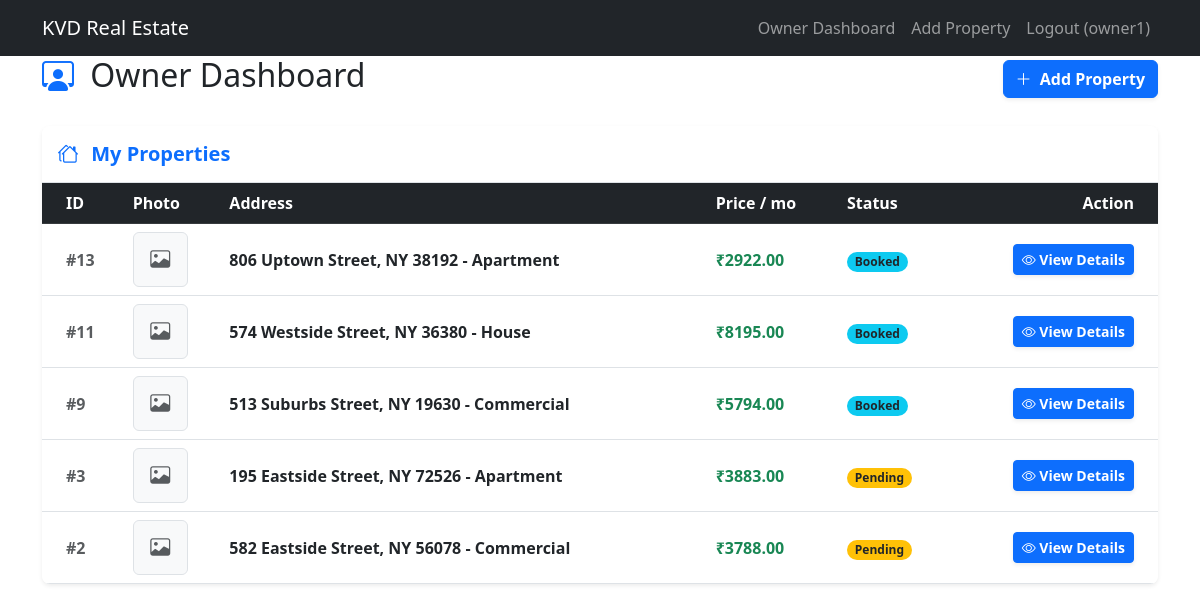
Page /dashboard/ (signed in) on the earlier database version.
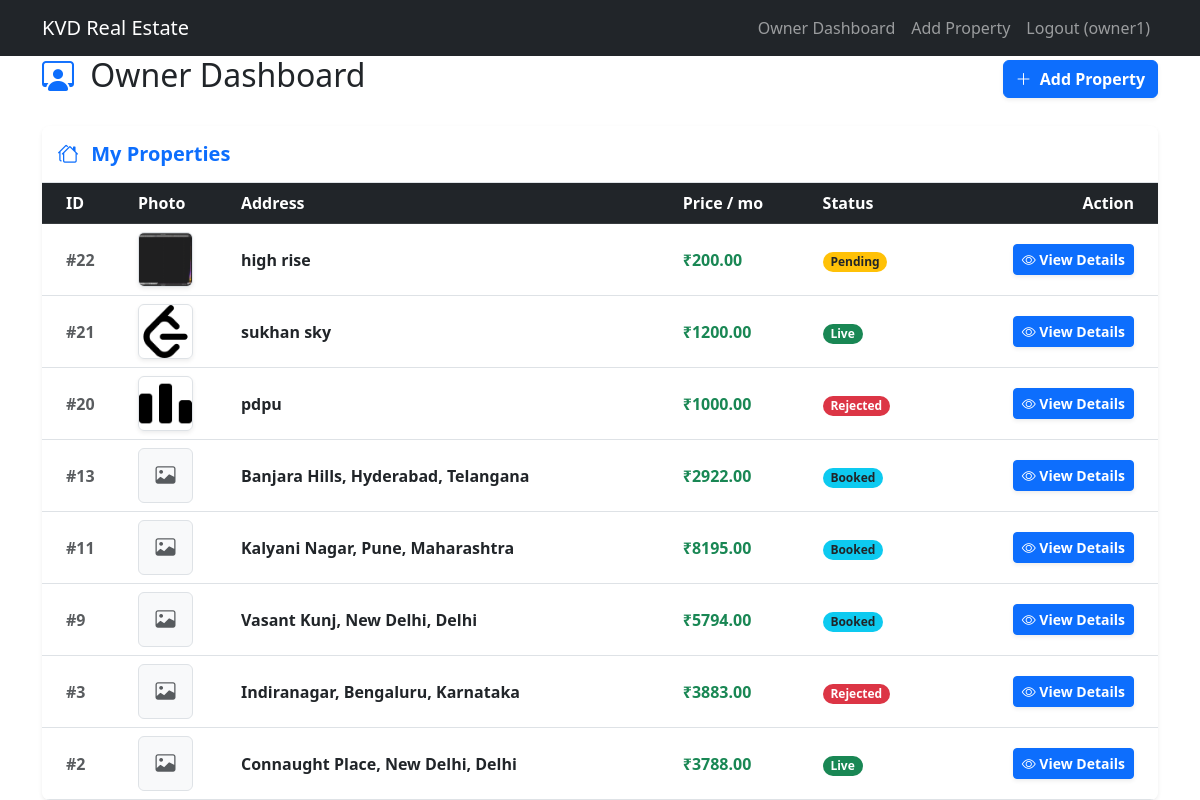
Same page on the later database version.
### real_estate_app/models.py (models this page shows, shortened)
class Property(models.Model):
    STATUS_CHOICES = (
        ('Pending', 'Pending'),
        ('Live', 'Live'),
        ('Booked', 'Booked'),
        ('Rejected', 'Rejected'),
    )
    property_id = models.AutoField(primary_key=True)
    owner = models.ForeignKey(User, on_delete=models.CASCADE, related_name='properties')
    address = models.TextField()
    latitude = models.FloatField(blank=True, null=True)
    longitude = models.FloatField(blank=True, null=True)
    price = models.DecimalField(max_digits=10, decimal_places=2)
    photo = models.ImageField(upload_to='property_photos/', blank=True, null=True)
    status = models.CharField(max_length=10, choices=STATUS_CHOICES, default='Pending')

### real_estate_app/views.py (the view)
# urls.py: path('dashboard/', views.dashboard, name='dashboard'),
@login_required
def dashboard(request):
    if request.user.is_admin or request.user.is_superuser:
        properties = Property.objects.all().order_by('-property_id')
        return render(request, 'real_estate_app/admin_dashboard.html', {'properties': properties})
    elif request.user.is_owner:
        properties = Property.objects.filter(owner=request.user).order_by('-property_id')
        return render(request, 'real_estate_app/owner_dashboard.html', {'properties': properties})
    elif request.user.is_seeker:
        bookings = Booking.objects.filter(seeker=request.user)
        return render(request, 'real_estate_app/seeker_dashboard.html', {'bookings': bookings})
    else:
        return render(request, 'real_estate_app/dashboard.html')

### templates/real_estate_app/owner_dashboard.html (shortened to what this page needs)
{% extends 'base.html' %}
{% block content %}
<div class="row">
    <div class="col-12">
        <div class="d-flex justify-content-between align-items-center mb-4">
            <h2><i class="bi bi-person-workspace text-primary me-2"></i> Owner Dashboard</h2>
            <a href="{% url 'add_property' %}" class="btn btn-primary shadow-sm fw-bold"><i class="bi bi-plus-lg me-1"></i> Add Property</a>
        </div>
        <div class="card p-0 shadow-sm border-0 rounded-3 overflow-hidden">
            <div class="card-header bg-white border-bottom py-3">
                <h5 class="text-primary mb-0 fw-bold"><i class="bi bi-houses me-2"></i> My Properties</h5>
            </div>
            <div class="table-responsive">
                <table class="table table-hover align-middle mb-0">
                    <thead class="table-dark">
                        <tr>
                            <th class="ps-4">ID</th>
                            <th>Photo</th>
                            <th>Address</th>
                            <th>Price / mo</th>
                            <th>Status</th>
                            <th class="pe-4 text-end">Action</th>
                        </tr>
                    </thead>
                    <tbody class="border-top-0">
                        {% for property in properties %}
                        <tr>
                            <td class="ps-4 text-muted fw-bold">#{{ property.property_id }}</td>
                            <td>
                                {% if property.photo %}
                                <img src="{{ property.photo.url }}" alt="Property photo"
                                    style="width: 55px; height: 55px; object-fit: cover;"
                                    class="rounded border shadow-sm">
                                {% else %}
                                <div class="bg-light rounded border d-flex align-items-center justify-content-center text-muted"
                                    style="width: 55px; height: 55px;">
                                    <i class="bi bi-image fs-5"></i>
                                </div>
                                {% endif %}
                            </td>
                            <td class="fw-bold">{{ property.address }}</td>
                            <td><span class="text-success fw-bold">₹{{ property.price }}</span></td>
                            <td>
                                <span class="badge rounded-pill {% if property.status == 'Pending' %}bg-warning text-dark{% elif property.status == 'Live' %}bg-success{% elif property.status == 'Rejected' %}bg-danger{% elif property.status == 'Booked' %}bg-info text-dark{% else %}bg-secondary{% endif %}">
                                    {{ property.status }}
                                </span>
                            </td>
                            <td class="pe-4 text-end">
                                <a href="{% url 'owner_property_detail' property.property_id %}" class="btn btn-sm btn-primary shadow-sm fw-bold">
                                    <i class="bi bi-eye"></i> View Details
                                </a>
                            </td>
                        </tr>
                        {% endfor %}
                    </tbody>
                </table>
            </div>
        </div>
    </div>
</div>
{% endblock %}

Differences in the rows shown:
added Property: property_id "22", photo (picture), address "high rise", price "200.00", status "Pending"
added Property: property_id "21", photo (picture), address "sukhan sky", price "1200.00", status "Live"
added Property: property_id "20", photo (picture), address "pdpu", price "1000.00", status "Rejected"
changed Property id 13: address "806 Uptown Street, NY 38192 - Apartment" → "Banjara Hills, Hyderabad, Telangana"
changed Property id 11: address "574 Westside Street, NY 36380 - House" → "Kalyani Nagar, Pune, Maharashtra"
changed Property id 9: address "513 Suburbs Street, NY 19630 - Commercial" → "Vasant Kunj, New Delhi, Delhi"
changed Property id 3: address "195 Eastside Street, NY 72526 - Apartment" → "Indiranagar, Bengaluru, Karnataka"; status "Pending" → "Rejected"
changed Property id 2: address "582 Eastside Street, NY 56078 - Commercial" → "Connaught Place, New Delhi, Delhi"; status "Pending" → "Live"
